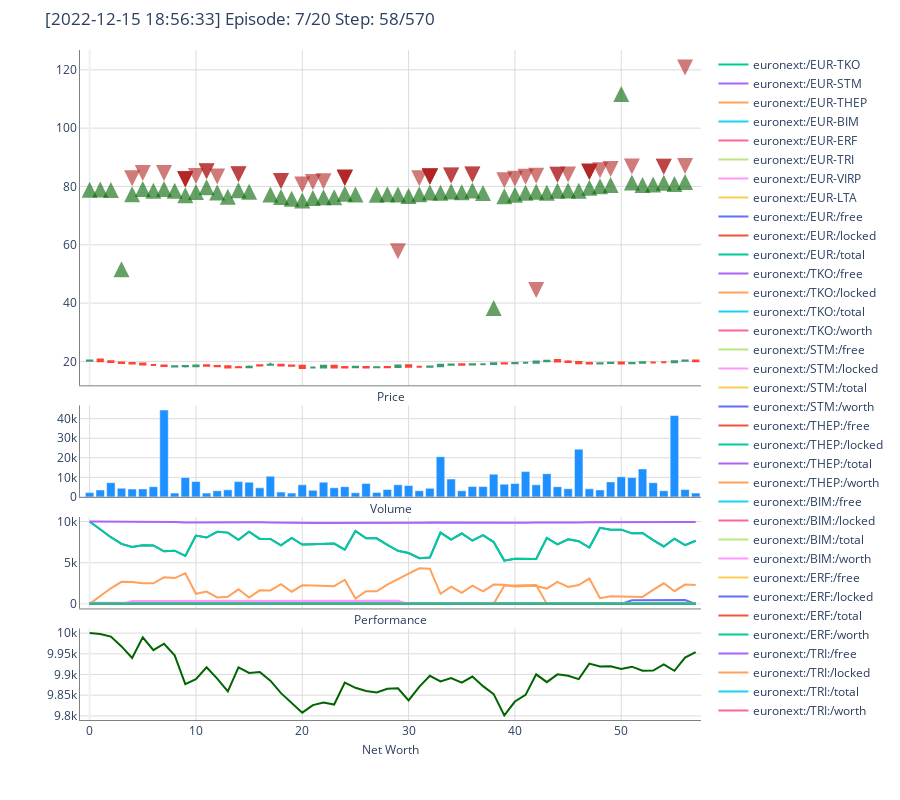
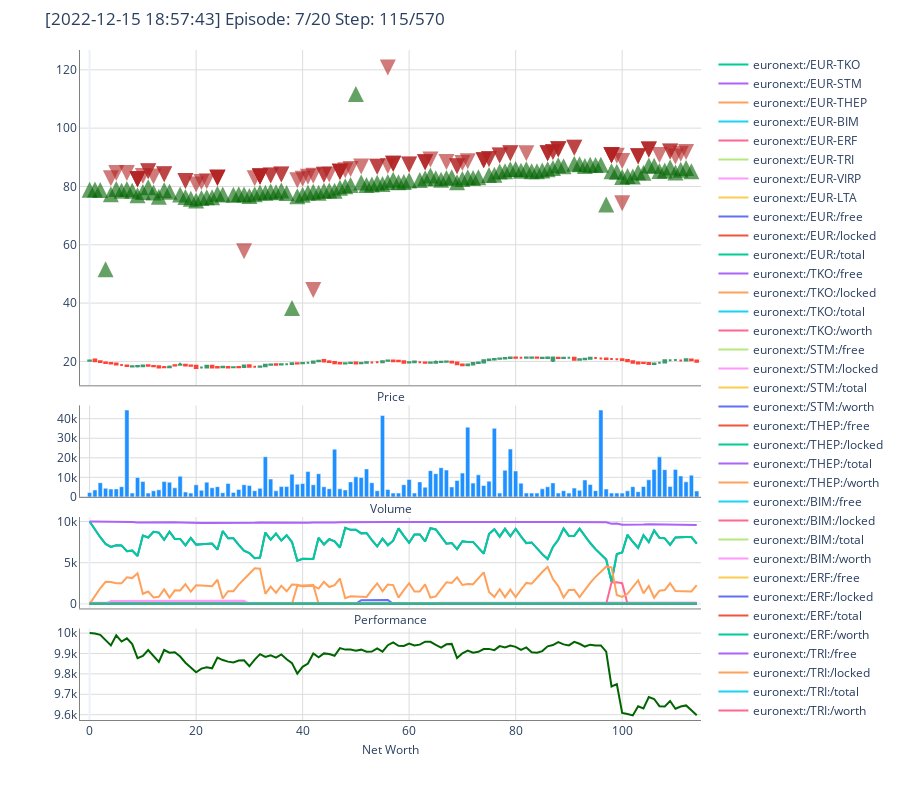
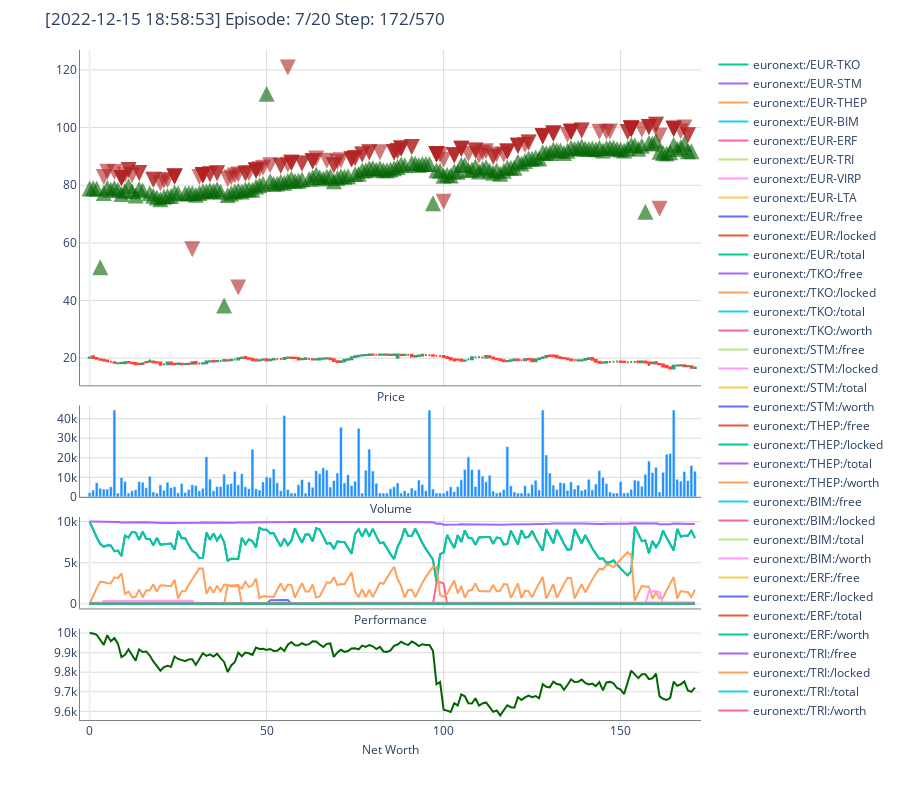
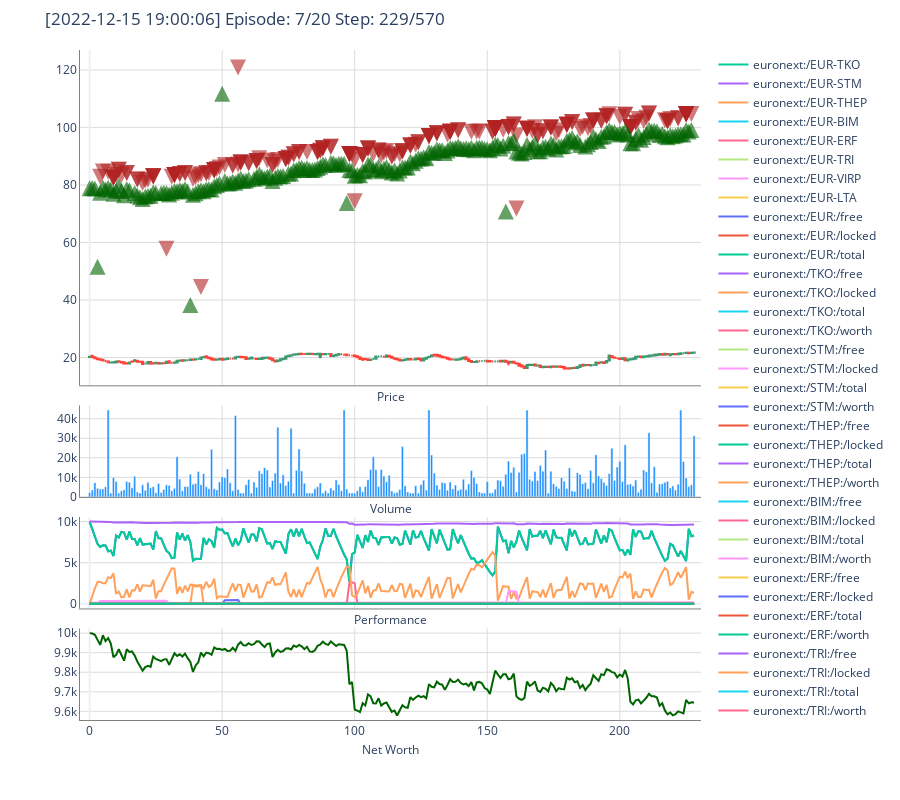

The notebook cell saved with these charts, in order:
### Code cell
#(1029 days - 4 trading years)
memory_capacity = n_steps * 10
n_bins = 5             # Number of bins to partition the dataset evenly in order to evaluate class sparsity.
seed = 1337
commission = 0.001
save_path = 'agents/'

agent = DQNAgent(env1)

agent.train(batch_size=batch_size, 
            n_steps=n_steps, 
            n_episodes=20, 
            memory_capacity=memory_capacity, 
            save_path=save_path)
